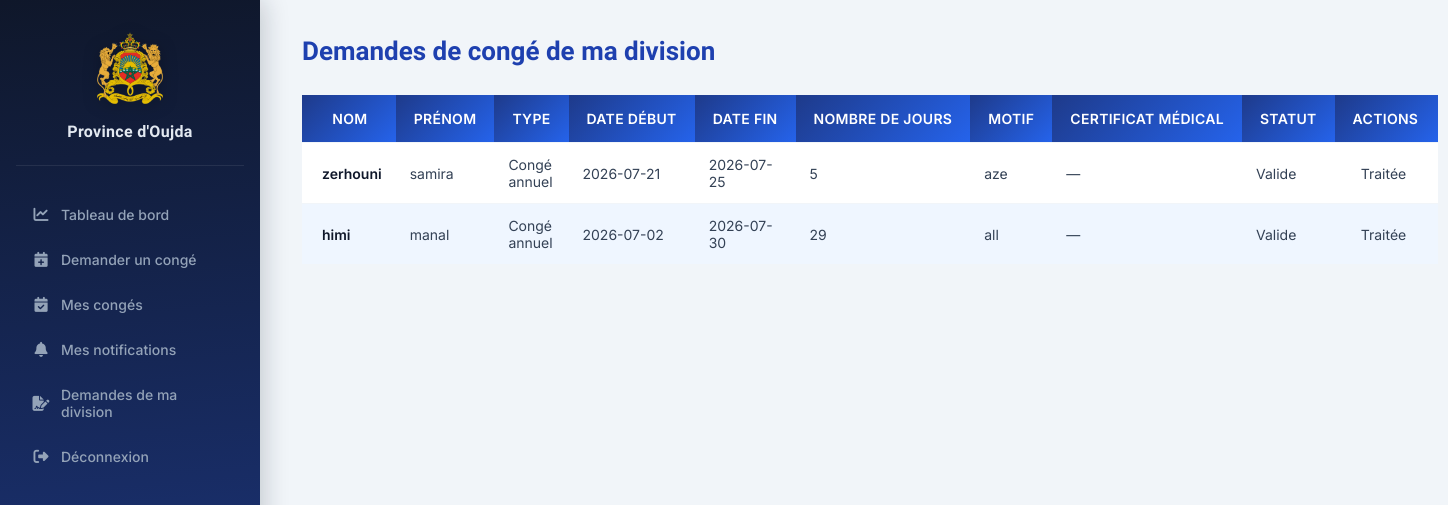
Page /employe/dashboard.php?page=demandes_division (signed in) on the committed database.
### tables this page shows
CREATE TABLE `conges` (
  `id` int(11) NOT NULL,
  `employe_id` int(11) NOT NULL,
  `type_conge` varchar(50) NOT NULL,
  `date_debut` date NOT NULL,
  `date_fin` date NOT NULL,
  `nombre_jours` int(11) NOT NULL,
  `motif` text NOT NULL,
  `certificat_medical` varchar(255) DEFAULT NULL,
  `statut` enum('En attente','Valide','Refuse','Annule') DEFAULT 'En attente',
  `date_demande` datetime DEFAULT current_timestamp(),
  `date_traitement` datetime DEFAULT NULL,
  `chef_division_id` int(11) DEFAULT NULL
);

CREATE TABLE `employes` (
  `id` int(11) NOT NULL,
  `matricule` varchar(50) NOT NULL,
  `nom` varchar(50) NOT NULL,
  `prenom` varchar(50) NOT NULL,
  `cin` varchar(20) DEFAULT NULL,
  `email` varchar(100) NOT NULL,
  `telephone` varchar(20) DEFAULT NULL,
  `date_embauche` date NOT NULL,
  `division_id` int(11) DEFAULT NULL,
  `utilisateur_id` int(11) DEFAULT NULL,
  `solde_annuel` int(11) DEFAULT 22,
  `reste_annee_precedente` int(11) DEFAULT 0,
  `solde_total` int(11) DEFAULT 22,
  `derniere_maj_solde` year(4) DEFAULT NULL
);

### config/auth.php (called while the page is built, shortened)
<?php
function e($value): string
{
    return htmlspecialchars((string) $value, ENT_QUOTES, 'UTF-8');
}
?>

### employe/demandes_division.php (the view, shortened to what this page needs)
<?php
require_once "../config/auth.php";
require_once "../config/database.php";
$sql = "SELECT *
        FROM employes
        WHERE utilisateur_id = ?";
$stmt = $pdo->prepare($sql);
$stmt->execute([$_SESSION['id']]);
$chef = $stmt->fetch();
$division_id = $chef['division_id'];
$sql = "SELECT conges.*,
               employes.nom,
               employes.prenom
        FROM conges
        INNER JOIN employes
        ON conges.employe_id = employes.id
        WHERE employes.division_id = ?
        ORDER BY conges.date_demande DESC";
$stmt = $pdo->prepare($sql);
$stmt->execute([$division_id]);
$conges = $stmt->fetchAll();
?>
<h1>Demandes de congé de ma division</h1>
<table>
    <tr>
        <th>Nom</th>
        <th>Prénom</th>
        <th>Type</th>
        <th>Date début</th>
        <th>Date fin</th>
        <th>Nombre de jours</th>
        <th>Motif</th>
        <th>Certificat médical</th>
        <th>Statut</th>
        <th>Actions</th>
    </tr>
    <?php foreach ($conges as $conge) { ?>
        <tr>
            <td><?= e($conge['nom']); ?></td>
            <td><?= e($conge['prenom']); ?></td>
            <td><?= e($conge['type_conge']); ?></td>
            <td><?= $conge['date_debut']; ?></td>
            <td><?= $conge['date_fin']; ?></td>
            <td><?= $conge['nombre_jours']; ?></td>
            <td><?= e($conge['motif']); ?></td>
            <td>
                <?php if (!empty($conge['certificat_medical'])) { ?>
                    <a class="btn-modifier btn-sm" target="_blank" rel="noopener"
                       href="../uploads/certificats/<?= rawurlencode(basename($conge['certificat_medical'])); ?>">
                        <i class="fa-solid fa-file-pdf"></i> Voir le PDF
                    </a>
                <?php } else { ?>
                    —
                <?php } ?>
            </td>
            <td><?= e($conge['statut']); ?></td>
            <td>
                <?php if ($conge['statut'] == "En attente") { ?>
                    <div class="actions">
                        <a class="btn-modifier"
                           href="valider_conge.php?id=<?= $conge['id']; ?>">
                            Valider
                        </a>
                        <a class="btn-supprimer"
                           href="refuser_conge.php?id=<?= $conge['id']; ?>">
                            Refuser
                        </a>
                    </div>
                <?php } else { ?>
                    Traitée
                <?php } ?>
            </td>
        </tr>
    <?php } ?>
</table>

### assets/css/dashboard.css (style rules this page uses)
*, *::before, *::after { box-sizing: border-box; }
html { scroll-behavior: smooth; }
body { margin: 0; padding: 0; font-family: 'Inter', system-ui, sans-serif; background: #f1f5f9; color: #1e293b; -webkit-font-smoothing: antialiased; -moz-osx-font-smoothing: grayscale; }
.main-content h1 { color: #0f172a; margin: 0 0 6px; font-family: 'Sora', sans-serif; font-size: 26px; font-weight: 700; line-height: 1.2; }
h1 { color: #0f172a; font-family: 'Sora', sans-serif; }
table { width: 100%; border-collapse: collapse; font-size: 14px; }
tbody tr { border-bottom: 1px solid #f1f5f9; transition: background 0.15s ease; }
tbody tr:last-child { border-bottom: none; }
tbody td { padding: 13px 14px; color: #334155; vertical-align: middle; }

### assets/css/table.css (style rules this page uses)
table { width: 100%; border-collapse: collapse; border-spacing: 0; font-size: 14px; }
th { padding: 13px 16px; text-align: left; font-family: 'Inter', sans-serif; font-size: 11px; font-weight: 700; text-transform: uppercase; letter-spacing: 0.65px; color: #94a3b8; white-space: nowrap; border-bottom: 1px solid rgba(255,255,255,0.05); }
th:first-child { padding-left: 20px; }
th:last-child { padding-right: 20px; text-align: center; }
td { padding: 13px 16px; text-align: left; border-bottom: 1px solid #f1f5f9; color: #334155; font-size: 14px; vertical-align: middle; background: white; transition: background 0.15s ease; }
td:first-child { padding-left: 20px; }
td:last-child { padding-right: 20px; text-align: center; }
tbody tr:nth-child(even) td { background: #f8fafc; }
tbody tr:last-child td { border-bottom: none; }
td:first-child { font-weight: 600; color: #0f172a; }
table th { background: linear-gradient(135deg, #1e3a8a, #2563eb); color: #ffffff; font-weight: 600; padding: 15px 18px; text-align: center; border: none; font-size: 14px; letter-spacing: 0.3px; }

### assets/css/form.css (style rules this page uses)
.main-content > h1 { margin-bottom: 28px; color: #1e40af; }
table tr:first-child th { background: linear-gradient(135deg, #1e3a8a, #2563eb); color: #fff; }
table tr:nth-child(odd) td { background: #eff6ff; }
table tr:nth-child(even) td { background: #fff; }

### rows in the picture
conges: employe.nom "zerhouni", employe.prenom "samira", type_conge "Congé annuel", date_debut "2026-07-21", date_fin "2026-07-25", nombre_jours "5", motif "aze", statut "Valide", shows "Traitée"
conges: employe.nom "himi", employe.prenom "manal", type_conge "Congé annuel", date_debut "2026-07-02", date_fin "2026-07-30", nombre_jours "29", motif "all", statut "Valide", shows "Traitée"
